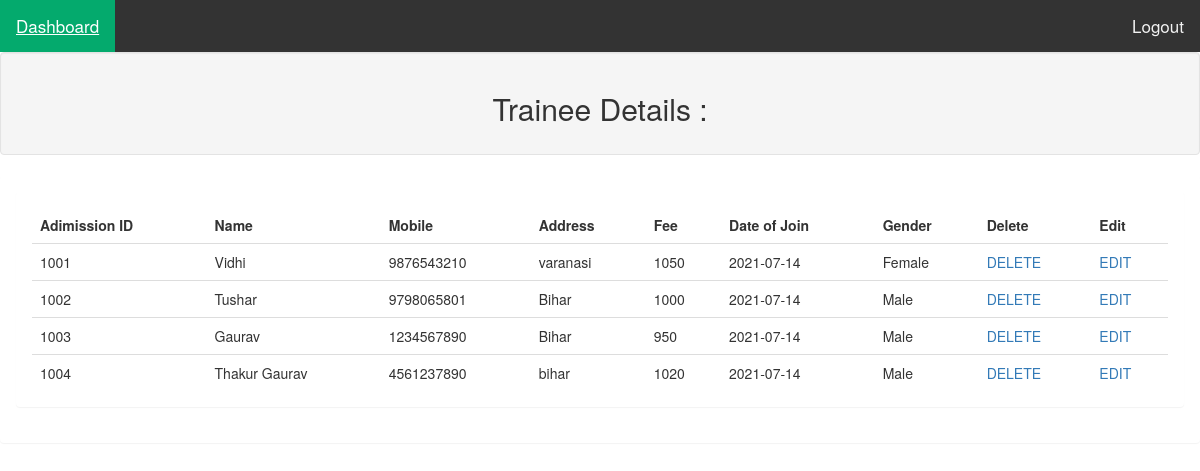
Page /trainee_details.php on the committed database.
### tables this page shows
CREATE TABLE IF NOT EXISTS `trainee` (
  `add_id` int(15) NOT NULL AUTO_INCREMENT,
  `name` varchar(50) NOT NULL,
  `mob` varchar(15) NOT NULL,
  `address` varchar(100) NOT NULL,
  `fee` int(15) NOT NULL,
  `Date` date NOT NULL,
  `gender` varchar(10) NOT NULL,
  PRIMARY KEY (`add_id`),
  UNIQUE KEY `mob` (`mob`)
);

### trainee_details.php (the view, shortened to what this page needs)
<!DOCTYPE html>
<html lang="en">
<head>
	<link rel="stylesheet" href="1.css">
    <?php
        include('js.php');
    ?>
</head>
<body>
<div class="topnav">
  <a class="active"href="admin_dashboard.php"><i class="fa fa-fw fa-home"></i>Dashboard</a>
  <div class="topnav-right">
    <a href="logout.php"> <i class="fa fa-fw fa-user"></i>Logout</a>
  </div>
</div>
		<div class="well text-center"><h2>Trainee Details : </h2></div>
		<div class="panel panel-body">
		<div class="panel panel-body">
			<table class="table">
				<tr>
					<th><b>Adimission ID</b></th>
					<th><b>Name</b></th>
					<th><b>Mobile</b></th>
					<th><b>Address</b></th>
					<th><b>Fee</b></th>
					<th><b>Date of Join</b></th>
					<th><b>Gender</b></th>
					<th><b>Delete</b></th>
					<th><b>Edit</b></th>
				</tr>
				<?php
				 include('db.php');
				$query = "select * from trainee";
				$query_run = mysqli_query($conn, $query);
				while ($row = mysqli_fetch_array($query_run))
				{
				?>
				<tr>
					<td><?php echo $row['add_id'];?></td>
					<td><?php echo $row['name'];?></td>
					<td><?php echo $row['mob'];?></td>
					<td><?php echo $row['address'];?></td>
					<td><?php echo $row['fee'];?></td>
					<td><?php echo $row['Date'];?></td>
					<td><?php echo $row['gender'];?></td>
					<td><a href="all.php?name=<?php echo $row['add_id']; ?>&flag=1">DELETE</a></td>
					<td><a href="admin_edit_trainee.php?name=<?php echo $row['add_id'];?>">EDIT</a></td>
				</tr>
				<?php
				}?>
			</table>
			</div>
</div>
</body>
</html>

### js.php (shortened to what this page needs)
<link rel="stylesheet" href="https://maxcdn.bootstrapcdn.com/bootstrap/3.4.1/css/bootstrap.min.css">

### 1.css (style rules this page uses)
.topnav a { float: left; color: #f2f2f2; text-align: center; padding: 14px 16px; text-decoration: none; font-size: 17px; }
.topnav a.active { background-color: #04AA6D; color: white; }
.topnav { overflow: hidden; background-color: #333; }
.topnav-right { float: right; }
body { margin: 0; padding: 0; background: url(https://images.unsplash.com/photo-1540497077202-7c8a3999166f?ixid=MnwxMjA3fDB8MHxwaG90by1wYWdlfHx8fGVufDB8fHx8&ixlib=rb-1.2.1&auto=format&fit=crop&w=750&q=80); background-size: cover; font-family: sans-serif; }

### rows in the picture
trainee: add_id "1001", name "Vidhi", mob "9876543210", address "varanasi", fee "1050", Date "2021-07-14", gender "Female"
trainee: add_id "1002", name "Tushar", mob "9798065801", address "Bihar", fee "1000", Date "2021-07-14", gender "Male"
trainee: add_id "1003", name "Gaurav", mob "1234567890", address "Bihar", fee "950", Date "2021-07-14", gender "Male"
trainee: add_id "1004", name "Thakur Gaurav", mob "4561237890", address "bihar", fee "1020", Date "2021-07-14", gender "Male"
